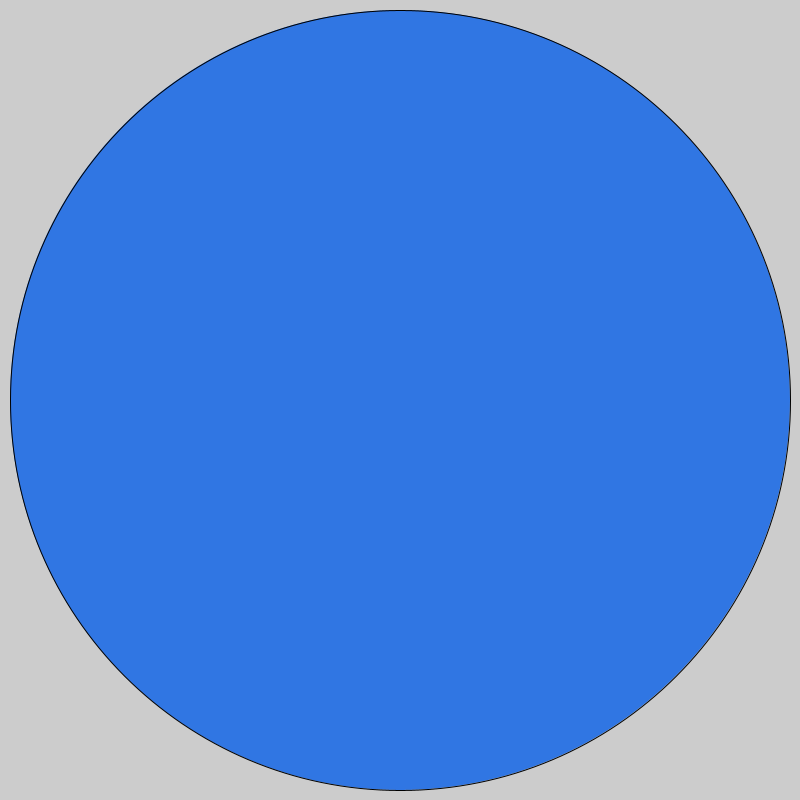
Frame 1 (no input)
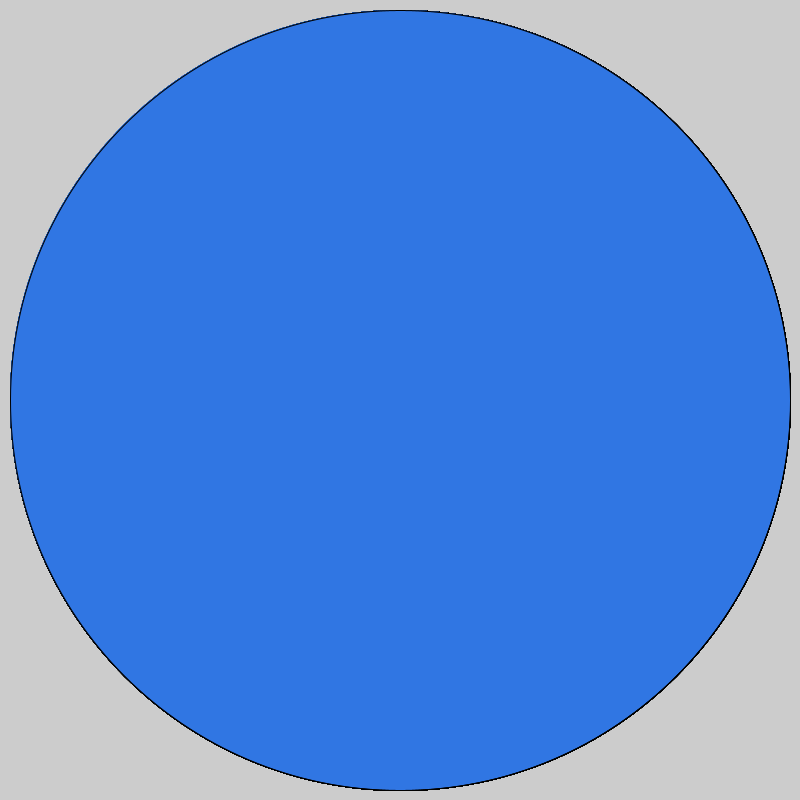
Frame 60 (the mouse pressed at the canvas centre just before this capture)
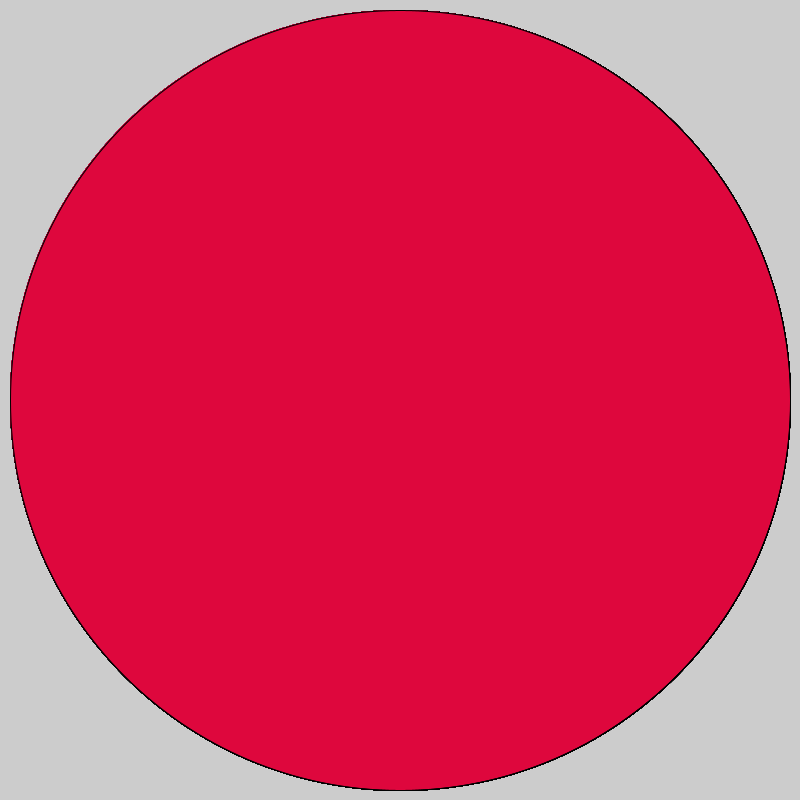
Frame 120 (the mouse held since frame 60 and released just before this capture)

The Processing sketch that drew these frames (run headless with seeded random() and noise(); from frame 60 on, the mouse is pressed at the canvas centre):

// Processing sketch: ellipse_coloering
// ── ellipse_coloering.pde
void setup(){
size(800,800);
}
void draw(){
if(mousePressed ){
fill(#DE073D);
}else{
fill(#3076E3);
}
ellipse(400,400,780,780);
}
